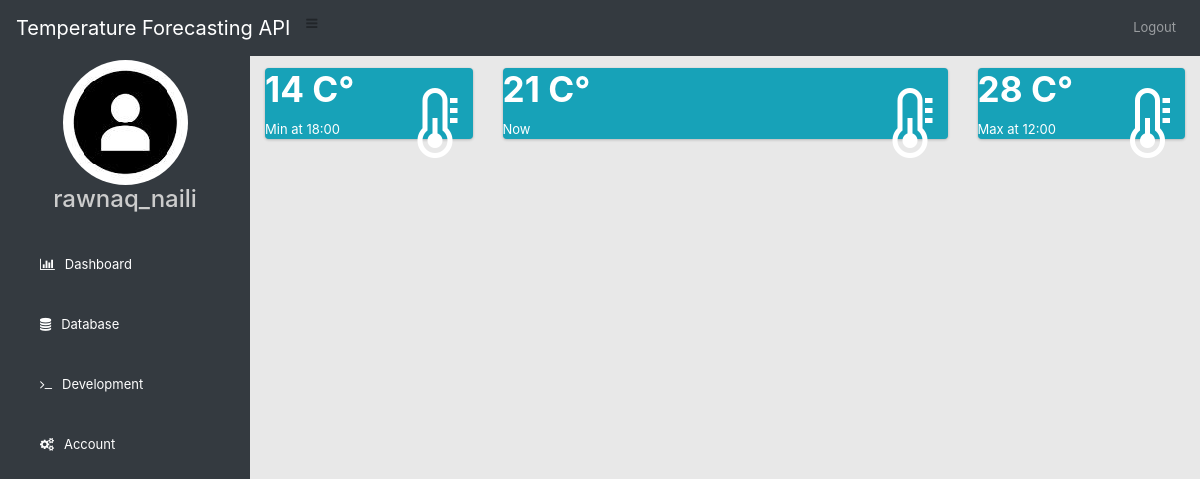
The page /dashboard (signed in) on the database its author committed.
### app/db_models.py (models this page shows, shortened)
class User(db.Model, UserMixin):
    id = db.Column(db.Integer, primary_key=True)
    public_id = db.Column(db.String(120), unique=True, nullable=False)
    admin = db.Column(db.Boolean, default=True)
    username = db.Column(db.String(20), unique=True, nullable=False)
    email = db.Column(db.String(120), unique=True, nullable=False)
    image_file = db.Column(db.String(20), nullable=False, default='default.jpg')
    password = db.Column(db.String(60), unique=True, nullable=False)
    registration_date = db.Column(db.DateTime, nullable=False, default=datetime.utcnow)
    token = db.Column(db.String(120), unique=True, nullable=False) # to fix

### app/users/routes.py (the view)
    def decorated():
        return f() if current_user.admin else redirect(url_for('main.home'))

### app/db_models.py (called while the page is built)
@login_manager.user_loader
def load_user(user_id):
    return User.query.get(int(user_id))

### app/users/routes.py (called while the page is built)
def admin_required(f):
    def decorated():
        return f() if current_user.admin else redirect(url_for('main.home'))
    return decorated

@users.route('/dashboard', methods=['GET']) #,'POST'
@login_required
@admin_required
def dashboard(): #current_user
    return render_template('dashboard.html',title='Admin Management')

### app/template/dashboard.html (shortened to what this page needs)
{% extends 'layouts/sidebar.html'%}
{% block body %}
<link rel="stylesheet" href="https://stackpath.bootstrapcdn.com/bootstrap/4.5.0/css/bootstrap.min.css">
<link rel="stylesheet" href="https://maxcdn.bootstrapcdn.com/font-awesome/4.7.0/css/font-awesome.min.css">
<div class="content-header">
  <div class="container-fluid">
   <div class="row mb-2">
    <div class="col-sm-6">
     <h1 class="m-0 text-dark">Home</h1>
    </div>
    <div class="col-sm-6">
     <ol class="breadcrumb float-sm-right">
       <li class="breadcrumb-item">Dashboard</li>
       <li class="breadcrumb-item active">Home</li>
     </ol>
    </div>
  </div>
</div>
</div>
<div class="row">
          <div class="col-lg-3 col-6">
            <div class="small-box bg-info">
              <div class="inner">
                <h3> 14 C° </h3>
                  <p>Min at 18:00</p>
              </div>
              <div class="icon">
                <i class="fa fa-thermometer-half"></i>
              </div>
            </div>
          </div>
        <div class="col-lg-6 col-9">
            <div class="small-box bg-info">
              <div class="inner">
                <h3> 21 C° </h3>
                  <p>Now<br></p>
              </div>
              <div class="icon">
                <i class="fa fa-thermometer-half"></i>
              </div>
            </div>
        </div>
        <div class="col-lg-3 col-6">
            <div class="small-box bg-info">
              <div class="inner">
                <h3> 28 C° </h3>
                  <p>Max at 12:00</p>
              </div>
              <div class="icon">
                <i class="fa fa-thermometer-half"></i>
              </div>
            </div>
          </div>
</div>
{% endblock%}

### app/template/layouts/sidebar.html (shortened to what this page needs)
<!DOCTYPE html>
<html lang="en">
<head>
    <link rel="stylesheet" href="https://stackpath.bootstrapcdn.com/bootstrap/4.3.1/css/bootstrap.min.css">
    <link rel="stylesheet" href="https://stackpath.bootstrapcdn.com/font-awesome/4.7.0/css/font-awesome.min.css">
<link rel="stylesheet" href="https://cdn.jsdelivr.net/chartist.js/latest/chartist.min.css">
</head>
<body>
    {% include 'include/_dashbar.html'%}
    <div class="sidebar bg-dark fixed " id="sidebar" style="position: -webkit-sticky !important ; top: 30px;">
        <center>
            <img src="static/profile_pics/{{ current_user.image_file }}" class="profile_image rounded-circle" alt="">
            <h4>{{ current_user.username}}</h4>
        </center>
        <a href="/dashboard"><i class="fa fa-bar-chart"></i><span>Dashboard</span></a>
        <a href="/database"><i class="fa fa-database"></i><span>Database</span></a>
        <a href="/development"><i class="fa fa-terminal"></i><span>Development</span></a>
        <a href="/account"><i class="fa fa-cogs"></i><span>Account</span></a>
    </div>
    <div class="content">
        <div class="container-fluid">
            {% block body %} {% endblock %}
        </div>
    </div>
</body>
</html>

### app/template/layouts/sidebar.html (style rules this page uses)
body { background-color: #E8E8E8 !important; margin:0; padding:0; font-family:"Roboto", sans-serif; }
.sidebar { background: #2F323A; margin-top: auto200px; padding-top: 30px; position: fixed; left: 0; width: 250px; height: 100%; transition: 0.5s; transition-property: left; }
.sidebar h4 { color: #ccc; margin-top: 0; margin-bottom: 20px; }
.sidebar a { color: #fff; display: block; width: 100%; line-height: 60px; text-decoration: none; padding-left: 40px; box-sizing: border-box; transition: 0.5s; transition-property: background; }
.sidebar i { padding-right: 10px; }
.content { margin-left: 250px; transition: 0.5s; transition-property: }

### app/template/dashboard.html (style rules this page uses)
body { font-size: 13px; }
.bg-info, .bg-info>a { color: #fff!important; }
.bg-info { background-color: #17a2b8!important; }
.small-box { border-radius: .25rem; box-shadow: 0 0 1px rgba(0,0,0,.125), 0 1px 3px rgba(0,0,0,.2); display: block; margin-bottom: 20px; position: relative; }
.small-box .icon>i.fa, .small-box .icon>i.fab, .small-box .icon>i.far, .small-box .icon>i.fas, .small-box .icon>i.glyphicon, .small-box .icon>i.fa { font-size: 70px; top: 20px; }
.small-box .icon>i { font-size: 90px; position: absolute; right: 15px; top: 15px; transition: all .3s linear; }
.small-box h3, .small-box p { z-index: 5; }
.small-box h3 { font-size: 2.2rem; font-weight: 700; margin: 0 0 10px 0; padding: 0; white-space: nowrap; }
h3 { display: block; font-size: 1.17em; margin-block-start: 1em; margin-block-end: 1em; margin-inline-start: 0px; margin-inline-end: 0px; font-weight: bold; }

### rows shown on the page
User: image_file (picture), username "rawnaq_naili"
